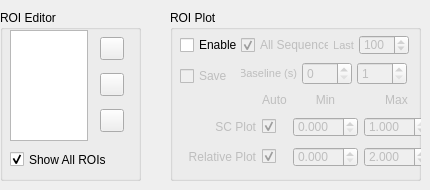
      <widget class="QWidget" name="ROI_editor_page">
       <widget class="QGroupBox" name="ROIEditorGroup">
        <property name="geometry">
         <rect>
          <x>0</x>
          <y>10</y>
          <width>141</width>
          <height>171</height>
         </rect>
        </property>
        <property name="title">
         <string>ROI Editor</string>
        </property>
        <widget class="QWidget" name="verticalLayoutWidget">
         <property name="geometry">
          <rect>
           <x>100</x>
           <y>20</y>
           <width>31</width>
           <height>111</height>
          </rect>
         </property>
         <layout class="QVBoxLayout" name="ROIEditorTools">
          <item>
           <widget class="QToolButton" name="add_ROI_button">
            <property name="toolTip">
             <string>Add new ROI</string>
            </property>
            <property name="text">
             <string/>
            </property>
            <property name="icon">
             <iconset resource="icons.qrc">
              <normaloff>:/Add</normaloff>:/Add</iconset>
            </property>
           </widget>
          </item>
          <item>
           <widget class="QToolButton" name="remove_ROI_button">
            <property name="toolTip">
             <string>Remove selected ROI</string>
            </property>
            <property name="text">
             <string/>
            </property>
            <property name="icon">
             <iconset resource="icons.qrc">
              <normaloff>:/Remove</normaloff>:/Remove</iconset>
            </property>
           </widget>
          </item>
          <item>
           <widget class="QToolButton" name="ROI_color_button">
            <property name="toolTip">
             <string>Change color of selected ROI</string>
            </property>
            <property name="text">
             <string/>
            </property>
            <property name="icon">
             <iconset resource="icons.qrc">
              <normaloff>:/Color Picker</normaloff>:/Color Picker</iconset>
            </property>
           </widget>
          </item>
         </layout>
        </widget>
        <widget class="QListWidget" name="ROI_list_widget">
         <property name="geometry">
          <rect>
           <x>10</x>
           <y>20</y>
           <width>78</width>
           <height>111</height>
          </rect>
         </property>
        </widget>
        <widget class="QCheckBox" name="ROI_show_check">
         <property name="geometry">
          <rect>
           <x>10</x>
           <y>140</y>
           <width>101</width>
           <height>19</height>
          </rect>
         </property>
         <property name="text">
          <string>Show All ROIs</string>
         </property>
         <property name="checked">
          <bool>true</bool>
         </property>
        </widget>
       </widget>
       <widget class="QGroupBox" name="roiPlotGroup">
        <property name="geometry">
         <rect>
          <x>170</x>
          <y>10</y>
          <width>251</width>
          <height>171</height>
         </rect>
        </property>
        <property name="title">
         <string>ROI Plot</string>
        </property>
        <widget class="QWidget" name="layoutWidget_4">
         <property name="geometry">
          <rect>
           <x>10</x>
           <y>80</y>
           <width>249</width>
           <height>81</height>
          </rect>
         </property>
         <layout class="QGridLayout" name="roiPlotDisplay">
          <item row="0" column="3">
           <widget class="QLabel" name="roiPlotMaxLabel">
            <property name="enabled">
             <bool>false</bool>
            </property>
            <property name="sizePolicy">
             <sizepolicy hsizetype="Preferred" vsizetype="Fixed">
              <horstretch>0</horstretch>
              <verstretch>0</verstretch>
             </sizepolicy>
            </property>
            <property name="minimumSize">
             <size>
              <width>0</width>
              <height>13</height>
             </size>
            </property>
            <property name="maximumSize">
             <size>
              <width>16777215</width>
              <height>13</height>
             </size>
            </property>
            <property name="text">
             <string>Max</string>
            </property>
            <property name="alignment">
             <set>Qt::AlignBottom|Qt::AlignHCenter</set>
            </property>
           </widget>
          </item>
          <item row="0" column="2">
           <widget class="QLabel" name="roiPlotMinLabel">
            <property name="enabled">
             <bool>false</bool>
            </property>
            <property name="sizePolicy">
             <sizepolicy hsizetype="Preferred" vsizetype="Fixed">
              <horstretch>0</horstretch>
              <verstretch>0</verstretch>
             </sizepolicy>
            </property>
            <property name="minimumSize">
             <size>
              <width>0</width>
              <height>13</height>
             </size>
            </property>
            <property name="maximumSize">
             <size>
              <width>16777215</width>
              <height>13</height>
             </size>
            </property>
            <property name="text">
             <string>Min</string>
            </property>
            <property name="alignment">
             <set>Qt::AlignBottom|Qt::AlignHCenter</set>
            </property>
           </widget>
          </item>
          <item row="1" column="3">
           <widget class="QDoubleSpinBox" name="roiplot_ymax_spin">
            <property name="enabled">
             <bool>false</bool>
            </property>
            <property name="sizePolicy">
             <sizepolicy hsizetype="Fixed" vsizetype="Fixed">
              <horstretch>0</horstretch>
              <verstretch>0</verstretch>
             </sizepolicy>
            </property>
            <property name="minimumSize">
             <size>
              <width>65</width>
              <height>20</height>
             </size>
            </property>
            <property name="maximumSize">
             <size>
              <width>65</width>
              <height>20</height>
             </size>
            </property>
            <property name="toolTip">
             <string>Maximum display value for SC plot</string>
            </property>
            <property name="decimals">
             <number>3</number>
            </property>
            <property name="maximum">
             <double>1.000000000000000</double>
            </property>
            <property name="singleStep">
             <double>0.010000000000000</double>
            </property>
            <property name="value">
             <double>1.000000000000000</double>
            </property>
           </widget>
          </item>
          <item row="1" column="1">
           <widget class="QCheckBox" name="roiplot_autoscale_check">
            <property name="enabled">
             <bool>false</bool>
            </property>
            <property name="sizePolicy">
             <sizepolicy hsizetype="Fixed" vsizetype="Fixed">
              <horstretch>0</horstretch>
              <verstretch>0</verstretch>
             </sizepolicy>
            </property>
            <property name="toolTip">
             <string>Automatically scale SC plot to fit data</string>
            </property>
            <property name="text">
             <string/>
            </property>
            <property name="checked">
             <bool>true</bool>
            </property>
           </widget>
          </item>
          <item row="2" column="3">
           <widget class="QDoubleSpinBox" name="roiplot_rel_ymax_spin">
            <property name="enabled">
             <bool>false</bool>
            </property>
            <property name="sizePolicy">
             <sizepolicy hsizetype="Ignored" vsizetype="Fixed">
              <horstretch>0</horstretch>
              <verstretch>0</verstretch>
             </sizepolicy>
            </property>
            <property name="minimumSize">
             <size>
              <width>65</width>
              <height>20</height>
             </size>
            </property>
            <property name="maximumSize">
             <size>
              <width>65</width>
              <height>20</height>
             </size>
            </property>
            <property name="toolTip">
             <string>Maximum display value for relative flow plot</string>
            </property>
            <property name="decimals">
             <number>3</number>
            </property>
            <property name="maximum">
             <double>1000000000.000000000000000</double>
            </property>
            <property name="singleStep">
             <double>0.010000000000000</double>
            </property>
            <property name="value">
             <double>2.000000000000000</double>
            </property>
           </widget>
          </item>
          <item row="2" column="1">
           <widget class="QCheckBox" name="roiplot_rel_autoscale_check">
            <property name="enabled">
             <bool>false</bool>
            </property>
            <property name="sizePolicy">
             <sizepolicy hsizetype="Fixed" vsizetype="Fixed">
              <horstretch>0</horstretch>
              <verstretch>0</verstretch>
             </sizepolicy>
            </property>
            <property name="toolTip">
             <string>Automatically scale relative flow plot to fit data</string>
            </property>
            <property name="text">
             <string/>
            </property>
            <property name="checked">
             <bool>true</bool>
            </property>
           </widget>
          </item>
          <item row="2" column="2">
           <widget class="QDoubleSpinBox" name="roiplot_rel_ymin_spin">
            <property name="enabled">
             <bool>false</bool>
            </property>
            <property name="sizePolicy">
             <sizepolicy hsizetype="Fixed" vsizetype="Fixed">
              <horstretch>0</horstretch>
              <verstretch>0</verstretch>
             </sizepolicy>
            </property>
            <property name="minimumSize">
             <size>
              <width>65</width>
              <height>20</height>
             </size>
            </property>
            <property name="maximumSize">
             <size>
              <width>65</width>
              <height>20</height>
             </size>
            </property>
            <property name="toolTip">
             <string>Minimum display value for relative flow plot</string>
            </property>
            <property name="decimals">
             <number>3</number>
            </property>
            <property name="maximum">
             <double>10.000000000000000</double>
            </property>
            <property name="singleStep">
             <double>0.010000000000000</double>
            </property>
           </widget>
          </item>
          <item row="2" column="0">
           <widget class="QLabel" name="roiPlotRelativeLabel">
            <property name="enabled">
             <bool>false</bool>
            </property>
            <property name="text">
             <string>Relative Plot</string>
            </property>
            <property name="alignment">
             <set>Qt::AlignRight|Qt::AlignTrailing|Qt::AlignVCenter</set>
            </property>
           </widget>
          </item>
          <item row="1" column="2">
           <widget class="QDoubleSpinBox" name="roiplot_ymin_spin">
            <property name="enabled">
             <bool>false</bool>
            </property>
            <property name="sizePolicy">
             <sizepolicy hsizetype="Fixed" vsizetype="Fixed">
              <horstretch>0</horstretch>
              <verstretch>0</verstretch>
             </sizepolicy>
            </property>
            <property name="minimumSize">
             <size>
              <width>65</width>
              <height>20</height>
             </size>
            </property>
            <property name="maximumSize">
             <size>
              <width>65</width>
              <height>20</height>
             </size>
            </property>
            <property name="toolTip">
             <string>Minimum display value for SC plot</string>
            </property>
            <property name="decimals">
             <number>3</number>
            </property>
            <property name="maximum">
             <double>10.000000000000000</double>
            </property>
            <property name="singleStep">
             <double>0.010000000000000</double>
            </property>
           </widget>
          </item>
          <item row="1" column="0">
           <widget class="QLabel" name="roiPlotSCLabel">
            <property name="enabled">
             <bool>false</bool>
            </property>
            <property name="sizePolicy">
             <sizepolicy hsizetype="Preferred" vsizetype="Fixed">
              <horstretch>0</horstretch>
              <verstretch>0</verstretch>
             </sizepolicy>
            </property>
            <property name="text">
             <string>SC Plot</string>
            </property>
            <property name="alignment">
             <set>Qt::AlignRight|Qt::AlignTrailing|Qt::AlignVCenter</set>
            </property>
           </widget>
          </item>
          <item row="0" column="1">
           <widget class="QLabel" name="roiPlotAutoLabel">
            <property name="enabled">
             <bool>false</bool>
            </property>
            <property name="sizePolicy">
             <sizepolicy hsizetype="Preferred" vsizetype="Fixed">
              <horstretch>0</horstretch>
              <verstretch>0</verstretch>
             </sizepolicy>
            </property>
            <property name="minimumSize">
             <size>
              <width>0</width>
              <height>13</height>
             </size>
            </property>
            <property name="maximumSize">
             <size>
              <width>16777215</width>
              <height>13</height>
             </size>
            </property>
            <property name="text">
             <string>Auto</string>
            </property>
            <property name="alignment">
             <set>Qt::AlignBottom|Qt::AlignHCenter</set>
            </property>
           </widget>
          </item>
         </layout>
        </widget>
        <widget class="QWidget" name="verticalLayoutWidget_2">
         <property name="geometry">
          <rect>
           <x>10</x>
           <y>20</y>
           <width>67</width>
           <height>61</height>
          </rect>
         </property>
         <layout class="QVBoxLayout" name="verticalLayout">
          <item>
           <widget class="QCheckBox" name="roiPlotCheckbox">
            <property name="toolTip">
             <string>Enable display of ROI timecourse plot</string>
            </property>
            <property name="text">
             <string>Enable</string>
            </property>
           </widget>
          </item>
          <item>
           <widget class="QCheckBox" name="roiPlotSaveCheckbox">
            <property name="enabled">
             <bool>false</bool>
            </property>
            <property name="toolTip">
             <string>Toggle saving of ROI data during acquisition</string>
            </property>
            <property name="statusTip">
             <string/>
            </property>
            <property name="text">
             <string>Save</string>
            </property>
            <property name="checkable">
             <bool>true</bool>
            </property>
            <property name="checked">
             <bool>false</bool>
            </property>
           </widget>
          </item>
         </layout>
        </widget>
        <widget class="QWidget" name="verticalLayoutWidget_5">
         <property name="geometry">
          <rect>
           <x>70</x>
           <y>20</y>
           <width>171</width>
           <height>61</height>
          </rect>
         </property>
         <layout class="QVBoxLayout" name="verticalLayout_3">
          <property name="spacing">
           <number>2</number>
          </property>
          <property name="sizeConstraint">
           <enum>QLayout::SetDefaultConstraint</enum>
          </property>
          <item>
           <layout class="QHBoxLayout" name="roiPlotEnable">
            <property name="spacing">
             <number>4</number>
            </property>
            <property name="sizeConstraint">
             <enum>QLayout::SetDefaultConstraint</enum>
            </property>
            <item>
             <widget class="QCheckBox" name="roiPlotHistoryCheckbox">
              <property name="enabled">
               <bool>false</bool>
              </property>
              <property name="sizePolicy">
               <sizepolicy hsizetype="Minimum" vsizetype="Fixed">
                <horstretch>0</horstretch>
                <verstretch>0</verstretch>
               </sizepolicy>
              </property>
              <property name="minimumSize">
               <size>
                <width>0</width>
                <height>0</height>
               </size>
              </property>
              <property name="maximumSize">
               <size>
                <width>88</width>
                <height>16777215</height>
               </size>
              </property>
              <property name="toolTip">
               <string>Show entire acquisition on plot</string>
              </property>
              <property name="text">
               <string>All Sequences</string>
              </property>
              <property name="checked">
               <bool>true</bool>
              </property>
             </widget>
            </item>
            <item>
             <widget class="QLabel" name="roiPlotLimitLabel">
              <property name="enabled">
               <bool>false</bool>
              </property>
              <property name="sizePolicy">
               <sizepolicy hsizetype="Minimum" vsizetype="Preferred">
                <horstretch>0</horstretch>
                <verstretch>0</verstretch>
               </sizepolicy>
              </property>
              <property name="maximumSize">
               <size>
                <width>20</width>
                <height>16777215</height>
               </size>
              </property>
              <property name="font">
               <font>
                <pointsize>8</pointsize>
               </font>
              </property>
              <property name="text">
               <string>Last</string>
              </property>
              <property name="alignment">
               <set>Qt::AlignRight|Qt::AlignTrailing|Qt::AlignVCenter</set>
              </property>
              <property name="indent">
               <number>0</number>
              </property>
             </widget>
            </item>
            <item>
             <widget class="QSpinBox" name="roiPlotLimitSpin">
              <property name="enabled">
               <bool>false</bool>
              </property>
              <property name="sizePolicy">
               <sizepolicy hsizetype="Fixed" vsizetype="Fixed">
                <horstretch>0</horstretch>
                <verstretch>0</verstretch>
               </sizepolicy>
              </property>
              <property name="minimumSize">
               <size>
                <width>50</width>
                <height>20</height>
               </size>
              </property>
              <property name="maximumSize">
               <size>
                <width>40</width>
                <height>20</height>
               </size>
              </property>
              <property name="toolTip">
               <string>Show last n sequences on plot</string>
              </property>
              <property name="suffix">
               <string/>
              </property>
              <property name="prefix">
               <string/>
              </property>
              <property name="minimum">
               <number>1</number>
              </property>
              <property name="maximum">
               <number>9999</number>
              </property>
              <property name="value">
               <number>100</number>
              </property>
             </widget>
            </item>
           </layout>
          </item>
          <item>
           <layout class="QHBoxLayout" name="roiPlotBaseline">
            <property name="spacing">
             <number>4</number>
            </property>
            <item>
             <widget class="QLabel" name="roiPlotBaselineLabel">
              <property name="enabled">
               <bool>false</bool>
              </property>
              <property name="maximumSize">
               <size>
                <width>56</width>
                <height>16777215</height>
               </size>
              </property>
              <property name="font">
               <font>
                <pointsize>8</pointsize>
               </font>
              </property>
              <property name="toolTip">
               <string>Baseline for relative plot. Defaults to first second.</string>
              </property>
              <property name="text">
               <string>Baseline (s)</string>
              </property>
              <property name="alignment">
               <set>Qt::AlignRight|Qt::AlignTrailing|Qt::AlignVCenter</set>
              </property>
             </widget>
            </item>
            <item>
             <widget class="QSpinBox" name="roiPlotBaselineStart">
              <property name="enabled">
               <bool>false</bool>
              </property>
              <property name="maximumSize">
               <size>
                <width>50</width>
                <height>16777215</height>
               </size>
              </property>
              <property name="toolTip">
               <string>Start time (s) for baseline</string>
              </property>
              <property name="maximum">
               <number>10000</number>
              </property>
             </widget>
            </item>
            <item>
             <widget class="QSpinBox" name="roiPlotBaselineEnd">
              <property name="enabled">
               <bool>false</bool>
              </property>
              <property name="maximumSize">
               <size>
                <width>50</width>
                <height>16777215</height>
               </size>
              </property>
              <property name="toolTip">
               <string>End time (s) for baseline</string>
              </property>
              <property name="minimum">
               <number>1</number>
              </property>
              <property name="maximum">
               <number>10000</number>
              </property>
              <property name="value">
               <number>1</number>
              </property>
             </widget>
            </item>
           </layout>
          </item>
         </layout>
        </widget>
       </widget>
      </widget>
